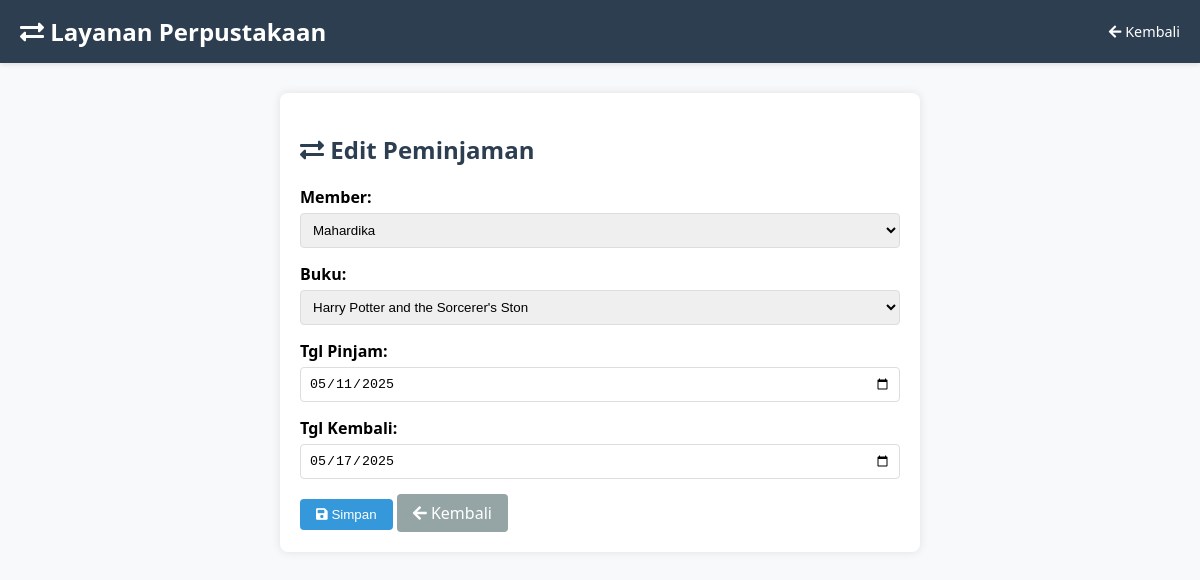
The app's page /PRAK501/FormPeminjaman.php?id=4 with its own data.
### tables this page shows
CREATE TABLE `peminjaman` (
  `id_peminjaman` int(11) NOT NULL,
  `id_member` int(11) DEFAULT NULL,
  `id_buku` int(11) DEFAULT NULL,
  `tgl_pinjam` date DEFAULT NULL,
  `tgl_kembali` date DEFAULT NULL
);

CREATE TABLE `member` (
  `id_member` int(11) NOT NULL,
  `nama_member` varchar(250) DEFAULT NULL,
  `nomor_member` varchar(15) DEFAULT NULL,
  `alamat` text DEFAULT NULL,
  `tgl_mendaftar` datetime DEFAULT NULL,
  `tgl_terakhir_bayar` date DEFAULT NULL
);

CREATE TABLE `buku` (
  `id_buku` int(11) NOT NULL,
  `judul_buku` varchar(500) DEFAULT NULL,
  `penulis` varchar(500) DEFAULT NULL,
  `penerbit` varchar(250) DEFAULT NULL,
  `tahun_terbit` int(11) DEFAULT NULL
);

### PRAK501/Model.php (called while the page is built, shortened)
<?php
function getData($query) {
    $conn = getConnection();
    $result = mysqli_query($conn, $query);
    $rows = [];
    while ($row = mysqli_fetch_assoc($result)) {
        $rows[] = $row;
    }
    return $rows;
}
?>

### PRAK501/FormPeminjaman.php (the view, shortened to what this page needs)
<?php
require 'Model.php';
$id = $_GET['id'] ?? '';
$data = ['id_member'=>'','id_buku'=>'','tgl_pinjam'=>'','tgl_kembali'=>''];
if ($id) {
    $result = getData("SELECT * FROM peminjaman WHERE id_peminjaman=$id");
    if (!empty($result)) {
        $data = $result[0];
    }
}
$members = getData("SELECT id_member, nama_member FROM member");
$buku = getData("SELECT id_buku, judul_buku FROM buku");
?>
<!DOCTYPE html>
<html lang="en">
<head>
    <link rel="stylesheet" href="https://cdnjs.cloudflare.com/ajax/libs/font-awesome/5.15.3/css/all.min.css">
</head>
<body>
<div class="header">
    <h1><i class="fas fa-exchange-alt"></i> Layanan Perpustakaan</h1>
    <a href="Peminjaman.php" class="back-btn"><i class="fas fa-arrow-left"></i> Kembali</a>
</div>
<div class="container">
    <h2><i class="fas fa-exchange-alt"></i> <?= $id ? 'Edit' : 'Tambah' ?> Peminjaman</h2>
    <form method="post">
        <div class="form-group">
            <label for="member_id">Member:</label>
            <select id="member_id" name="member_id" required>
                <?php foreach ($members as $m): ?>
                    <option value="<?= $m['id_member'] ?>" <?= $m['id_member'] == $data['id_member'] ? 'selected' : '' ?>>
                        <?= htmlspecialchars($m['nama_member']) ?>
                    </option>
                <?php endforeach; ?>
            </select>
        </div>
        <div class="form-group">
            <label for="buku_id">Buku:</label>
            <select id="buku_id" name="buku_id" required>
                <?php foreach ($buku as $b): ?>
                    <option value="<?= $b['id_buku'] ?>" <?= $b['id_buku'] == $data['id_buku'] ? 'selected' : '' ?>>
                        <?= htmlspecialchars($b['judul_buku']) ?>
                    </option>
                <?php endforeach; ?>
            </select>
        </div>
        <div class="form-group">
            <label for="tanggal_pinjam">Tgl Pinjam:</label>
            <input type="date" id="tanggal_pinjam" name="tanggal_pinjam" value="<?= htmlspecialchars($data['tgl_pinjam']) ?>" required>
        </div>
        <div class="form-group">
            <label for="tanggal_kembali">Tgl Kembali:</label>
            <input type="date" id="tanggal_kembali" name="tanggal_kembali" value="<?= htmlspecialchars($data['tgl_kembali']) ?>">
        </div>
        <button type="submit" class="btn"><i class="fas fa-save"></i> Simpan</button>
        <a href="Peminjaman.php" class="btn btn-back"><i class="fas fa-arrow-left"></i> Kembali</a>
    </form>
</div>
</body>
</html>

### PRAK501/FormPeminjaman.php (style rules this page uses)
body { font-family: 'Segoe UI', Tahoma, Geneva, Verdana, sans-serif; margin: 0; padding: 0; background-color: #f8f9fa; }
.header { background-color: #2c3e50; color: white; padding: 15px 20px; display: flex; justify-content: space-between; align-items: center; box-shadow: 0 2px 5px rgba(0,0,0,0.1); }
.header h1 { margin: 0; font-size: 1.5rem; }
.back-btn { color: white; text-decoration: none; font-size: 0.9rem; }
.container { max-width: 600px; margin: 30px auto; padding: 20px; background: white; border-radius: 8px; box-shadow: 0 0 10px rgba(0,0,0,0.1); }
h2 { color: #2c3e50; }
.form-group { margin-bottom: 15px; }
label { display: block; margin-bottom: 5px; font-weight: bold; }
select, input[type="date"] { width: 100%; padding: 8px; border: 1px solid #ddd; border-radius: 4px; box-sizing: border-box; }
.btn { display: inline-block; padding: 8px 16px; background-color: #3498db; color: white; text-decoration: none; border: none; border-radius: 4px; cursor: pointer; }
.btn-back { background-color: #95a5a6; }

### records on screen
peminjaman: member_id "Mahardika", buku_id "Harry Potter and the Sorcerer's Ston", tanggal_pinjam "05/11/2025", tanggal_kembali "05/17/2025"
